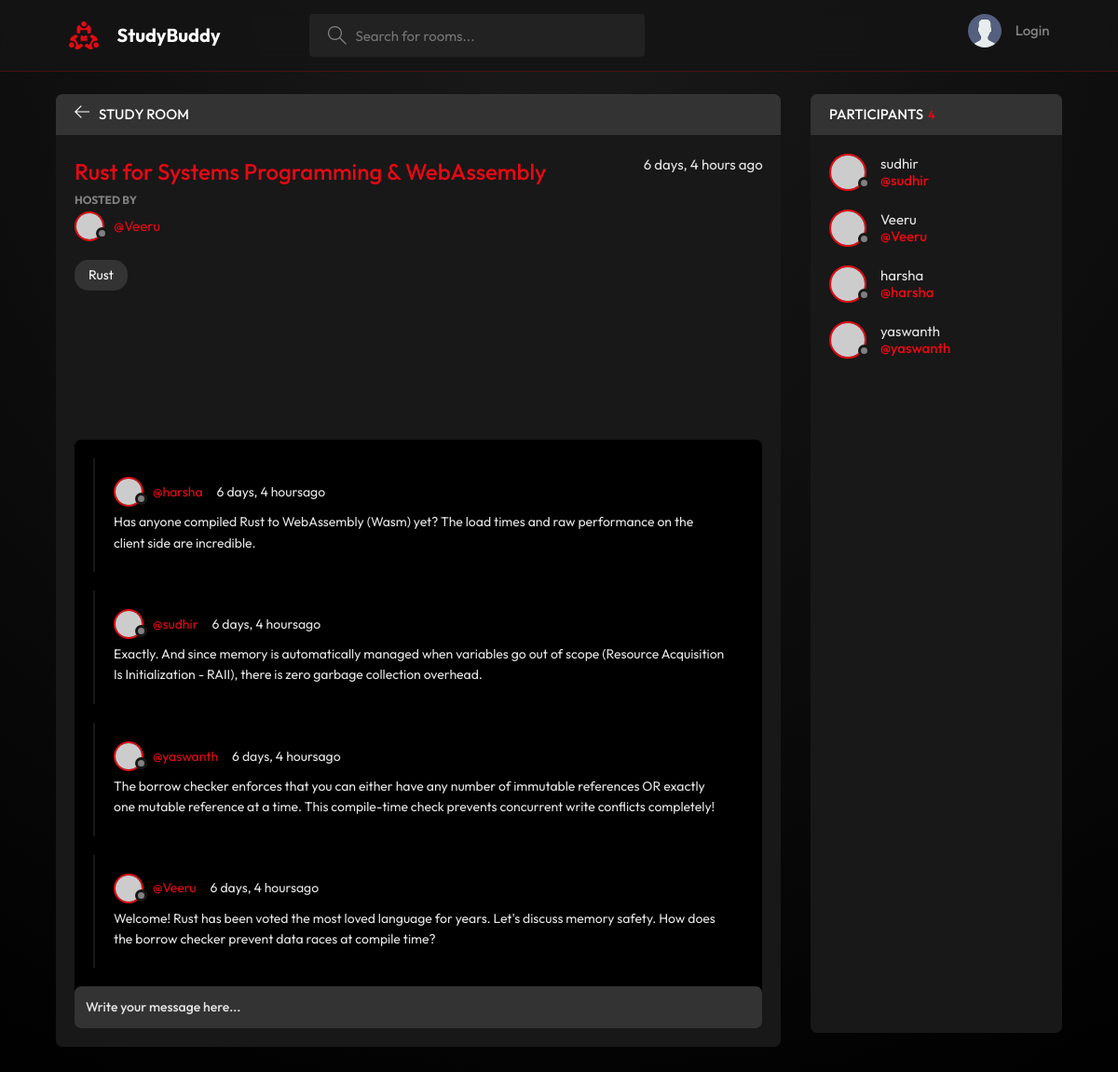
Screenshot of /room/29/ with the database file from the repository.
### base/models.py (models this page shows, shortened)
class Room(models.Model):
    host = models.ForeignKey(User, on_delete = models.SET_NULL, null=True)
    topic = models.ForeignKey(Topic, on_delete = models.SET_NULL, null=True)
    name = models.CharField(max_length=200)
    description = models.TextField(null=True, blank=True)
    participants = models.ManyToManyField(User, related_name='participants', blank=True)
    updated = models.DateTimeField(auto_now=True)
    created = models.DateTimeField(auto_now_add=True)
    class Meta:
        ordering = ['-updated', '-created']

class Topic(models.Model):
    name = models.CharField(max_length=200)
    def __str__(self):
        return self.name

class Message(models.Model):
    user = models.ForeignKey(User, on_delete = models.CASCADE)
    room = models.ForeignKey(Room, on_delete = models.CASCADE )
    body = models.TextField()
    updated = models.DateTimeField(auto_now=True)
    created = models.DateTimeField(auto_now_add=True)
    class Meta:
        ordering = ['-updated', '-created']

### base/views.py (the view, shortened to what this page needs)
# urls.py: path('room/<str:pk>/', views.room, name="room"),
def room(request, pk):
    room = Room.objects.get(id=pk)
    room_messages = room.message_set.all()
    participants = room.participants.all()
    context ={'room' : room,'room_messages': room_messages, 'participants': participants}
    return render(request, 'base/room.html',context)

### base/templates/base/room.html (shortened to what this page needs)
{% extends 'main.html' %}
{% block content %}
    <main class="profile-page layout layout--2">
      <div class="container">
        <div class="room">
          <div class="room__top">
            <div class="room__topLeft">
              <a href="{% url 'home' %}">
                <svg version="1.1" xmlns="http://www.w3.org/2000/svg" width="32" height="32" viewBox="0 0 32 32">
                  <title>arrow-left</title>
                  <path
                    d="M13.723 2.286l-13.723 13.714 13.719 13.714 1.616-1.611-10.96-10.96h27.625v-2.286h-27.625l10.965-10.965-1.616-1.607z"
                  ></path>
                </svg>
              </a>
              <h3>Study Room</h3>
            </div>
          </div>
          <div class="room__box scroll">
            <div class="room__header scroll">
              <div class="room__info">
                <h3>{{room.name}}</h3>
                <span>{{room.created|timesince}} ago</span>
              </div>
              <div class="room__hosted">
                <p>Hosted By</p>
                <a href="{% url 'user-profile' room.host.id %}" class="room__author">
                  <div class="avatar avatar--small">
                    <img src="https://randomuser.me/api/portraits/men/37.jpg" />
                  </div>
                  <span>@{{room.host.username}}</span>
                </a>
              </div>
              <span class="room__topics">{{room.topic}}</span>
            </div>
            <div class="room__conversation">
              <div class="threads scroll">
                 {% for message in room_messages %}
                <div class="thread">
                  <div class="thread__top">
                    <div class="thread__author">
                      <a href="{% url 'user-profile' message.user.id %}" class="thread__authorInfo">
                        <div class="avatar avatar--small">
                          <img src="https://randomuser.me/api/portraits/men/37.jpg" />
                        </div>
                        <span>@{{message.user.username}}</span>
                      </a>
                      <span class="thread__date">{{message.created|timesince}}ago</span>
                    </div>
                  </div>
                  <div class="thread__details">
                    {{message.body}}
                  </div>
                </div>
                {% endfor %}
              </div>
            </div>
          </div>
          <div class="room__message">
            <form action="" method="POST">
            <input name="body" placeholder="Write your message here..." /></form>
          </div>
        </div>
        <div class="participants">
          <h3 class="participants__top">Participants <span>{{participants.count}}</span></h3>
          <div class="participants__list scroll">
            {% for user in participants %}
            <a href="{% url 'user-profile' user.id %}" class="participant">
              <div class="avatar avatar--medium">
                <img src="https://randomuser.me/api/portraits/men/37.jpg" />
              </div>
              <p>
                {{user.username}}
                <span>@{{user.username}}</span>
              </p>
            </a>
            {% endfor %}
          </div>
        </div>
      </div>
    </main>
{% endblock content %}

### rows the page displays
Room: name "Rust for Systems Programming & WebAssembly", created "6 days, 4 hours", host.username "Veeru", topic "Rust"
Message: user.username "harsha", created "6 days, 4 hours", body "Has anyone compiled Rust to WebAssembly (Wasm) yet? The load times and raw performance on the client side are incredible."
Message: user.username "sudhir", created "6 days, 4 hours", body "Exactly. And since memory is automatically managed when variables go out of scope (Resource Acquisition Is Initialization - RAII), there is zero garbage collection overhead."
Message: user.username "yaswanth", created "6 days, 4 hours", body "The borrow checker enforces that you can either have any number of immutable references OR exactly one mutable reference at a time. This compile-time check prevents concurrent write conflicts completely!"
Message: user.username "Veeru", created "6 days, 4 hours", body "Welcome! Rust has been voted the most loved language for years. Let's discuss memory safety. How does the borrow checker prevent data races at compile time?"

### other values shown
{{ participants.count }} "4"
{{ user.username }} "sudhir"
{{ user.username }} "Veeru"
{{ user.username }} "harsha"
{{ user.username }} "yaswanth"
